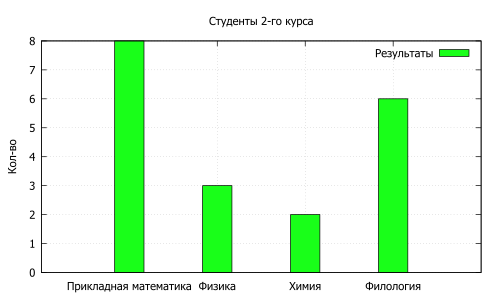

Write the gnuplot code that produced this figure.
set terminal pdfcairo
set output "task2.pdf"

set title 'Студенты 2-го курса'
set ylabel 'Кол-во'
set yrange [0:*]

set style data histograms
set style fill solid 0.9 border -1
set boxwidth 1 relative
set grid

plot 'histo_data.txt' using 2:xtic(1) lc rgb "green" title 'Результаты'
